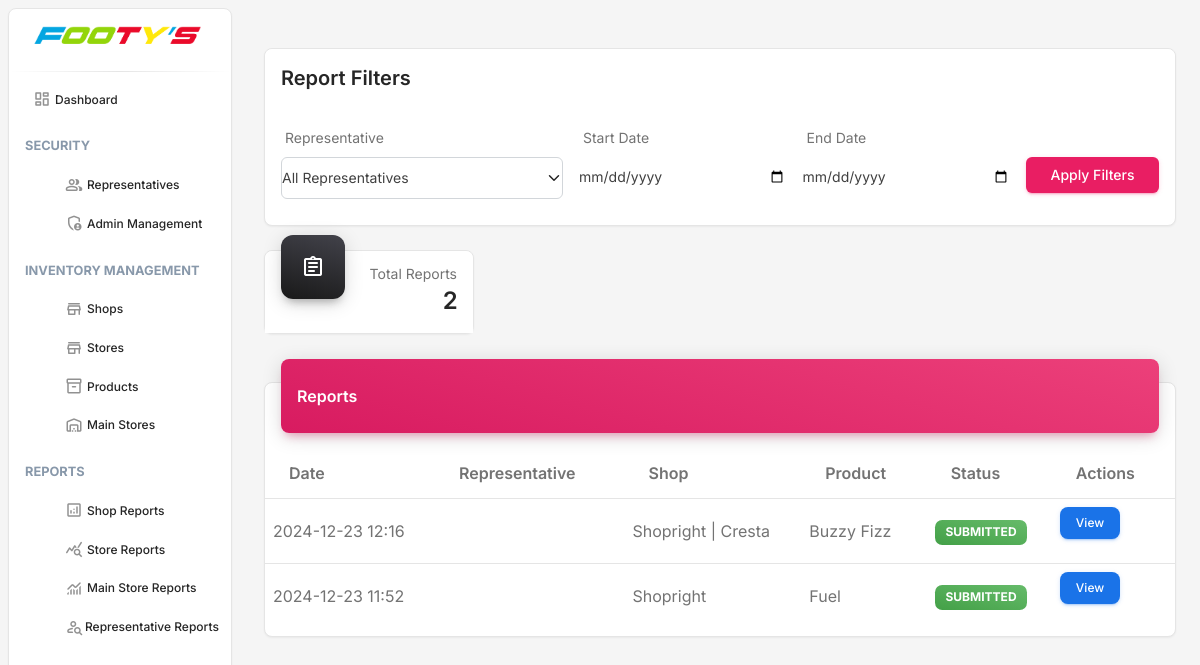
The page /track-n-trace/admin/reports/representatives/ (signed in) on the database as committed earlier.
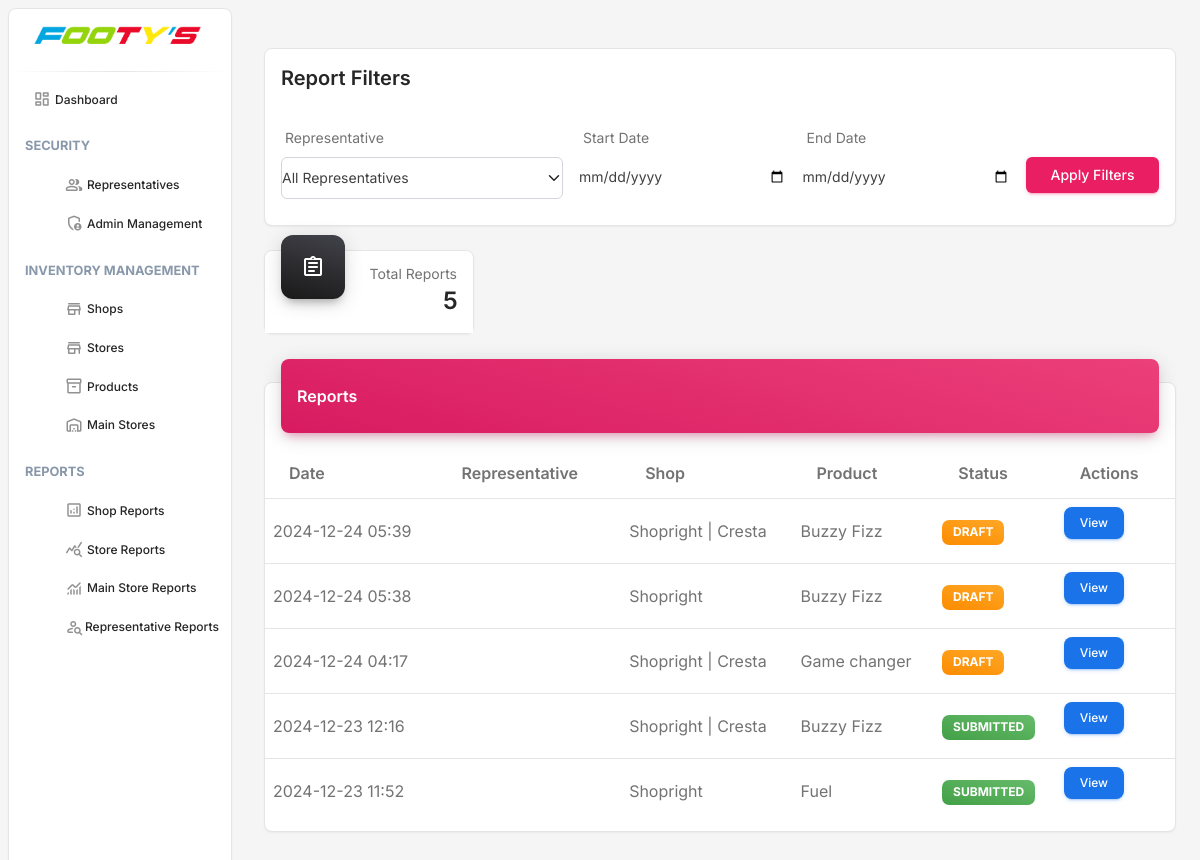
The same page on the database as committed later.
### reptrack_trace/models.py (models this page shows, shortened)
class Report(models.Model):
    STATUS_CHOICES = [
        ('draft', 'Draft'),
        ('submitted', 'Submitted')
    ]
    id = models.UUIDField(primary_key=True, default=uuid.uuid4, editable=False)
    representative = models.ForeignKey(User, on_delete=models.CASCADE)
    shop = models.ForeignKey(Shop, on_delete=models.CASCADE)
    product = models.ForeignKey(Product, on_delete=models.CASCADE)
    shop_current_quantity = models.IntegerField()
    needs_topup = models.BooleanField()
    desired_quantity = models.IntegerField(null=True, blank=True)
    topup_quantity = models.IntegerField(null=True, blank=True)
    shop_photo = models.ImageField(upload_to='shop_photos/')
    shop_comments = models.TextField(blank=True)
    shop_store_manager_confirmed = models.BooleanField(default=False)
    shop_store_current_quantity = models.IntegerField(null=True, blank=True)
    shop_store_has_sufficient_stock = models.BooleanField(null=True)
    quantity_taken_from_shop_store = models.IntegerField(null=True, blank=True)
    remaining_shop_store_quantity = models.IntegerField(null=True, blank=True)
    shop_store_photo = models.ImageField(upload_to='shop_store_photos/', null=True, blank=True)
    shop_store_comments = models.TextField(blank=True)
    store = models.ForeignKey(Store, on_delete=models.CASCADE, null=True, blank=True)
    store_current_quantity = models.IntegerField(null=True, blank=True)
    quantity_taken_from_store = models.IntegerField(null=True, blank=True)
    remaining_store_quantity = models.IntegerField(null=True, blank=True)
    store_photo = models.ImageField(upload_to='store_photos/', null=True, blank=True)
    store_comments = models.TextField(blank=True)
    main_store = models.ForeignKey(MainStore, on_delete=models.CASCADE, null=True, blank=True)
    main_store_quantity = models.IntegerField(null=True, blank=True)
    quantity_taken_from_main_store = models.IntegerField(null=True, blank=True)
    remaining_main_store_quantity = models.IntegerField(null=True, blank=True)
    main_store_photo = models.ImageField(upload_to='main_store_photos/', null=True, blank=True)
    main_store_comments = models.TextField(blank=True)
    quantity_taken_from_main = models.IntegerField(null=True, blank=True)
    final_shop_quantity = models.IntegerField(null=True, blank=True)
    final_store_quantity = models.IntegerField(null=True, blank=True)
    status = models.CharField(max_length=20, choices=STATUS_CHOICES, default='draft')
    created_at = models.DateTimeField(auto_now_add=True)
    updated_at = models.DateTimeField(auto_now=True)
    submitted_at = models.DateTimeField(null=True, blank=True)
    class Meta:
        ordering = ['-created_at']

class Shop(models.Model):
    name = models.CharField(max_length=255,null=True, blank=True)
    address = models.TextField(null=True, blank=True)
    manager_name = models.CharField(max_length=255,null=True, blank=True)
    manager_phone = models.CharField(max_length=20,null=True, blank=True)
    manager_email = models.EmailField()
    store_manager_name = models.CharField(max_length=255,null=True, blank=True)
    store_manager_phone = models.CharField(max_length=20,null=True, blank=True)
    store_manager_email = models.EmailField(null=True, blank=True)
    created_at = models.DateTimeField(auto_now_add=True)
    updated_at = models.DateTimeField(auto_now=True)

class Product(models.Model):
    name = models.CharField(max_length=255, unique=True)
    description = models.TextField(blank=True)
    created_at = models.DateTimeField(auto_now_add=True)
    updated_at = models.DateTimeField(auto_now=True)

### reptrack_trace/views.py (the view)
# urls.py: path('admin/reports/representatives/', views.RepresentativeReportsView.as_view(), name='rep-reports'),
class RepresentativeReportsView(LoginRequiredMixin, UserPassesTestMixin, TemplateView):
    template_name = 'admin/representative_reports.html'
    def test_func(self):
        return self.request.user.role == User.ADMIN
    def get_context_data(self, **kwargs):
        context = super().get_context_data(**kwargs)
        rep_id = self.request.GET.get('representative')
        start_date = self.request.GET.get('start_date')
        end_date = self.request.GET.get('end_date')
        reports = Report.objects.all()
        if rep_id:
            reports = reports.filter(representative_id=rep_id)
        if start_date and end_date:
            reports = reports.filter(
                created_at__range=[start_date, end_date]
            )
        context.update({
            'representatives': User.objects.filter(role=User.REPRESENTATIVE),
            'reports': reports,
            'stats': {
                'total_reports': reports.count(),
                'submitted_reports': reports.filter(status='submitted').count(),
                'draft_reports': reports.filter(status='draft').count(),
                'shops_visited': reports.values('shop').distinct().count(),
                'stores_visited': reports.values('store').distinct().count(),
            }
        })
        return context

### core/templates/admin/representative_reports.html (shortened to what this page needs)
{% extends 'admin/base_admin.html' %}
{% block content %}
<div class="container-fluid py-4">
    <div class="row mb-4">
        <div class="col-12">
            <div class="card">
                <div class="card-header p-3">
                    <h5 class="mb-0">Report Filters</h5>
                </div>
                <div class="card-body">
                    <form method="get" class="row g-3">
                        <div class="col-md-4">
                            <label class="form-label">Representative</label>
                            <select name="representative" class="form-select">
                                <option value="">All Representatives</option>
                            </select>
                        </div>
                        <div class="col-md-3">
                            <label class="form-label">Start Date</label>
                            <input type="date" name="start_date" class="form-control" value="{{ request.GET.start_date }}">
                        </div>
                        <div class="col-md-3">
                            <label class="form-label">End Date</label>
                            <input type="date" name="end_date" class="form-control" value="{{ request.GET.end_date }}">
                        </div>
                        <div class="col-md-2">
                            <label class="form-label">&nbsp;</label>
                            <button type="submit" class="btn btn-primary d-block w-100">Apply Filters</button>
                        </div>
                    </form>
                </div>
            </div>
        </div>
    </div>
    <div class="row mb-4">
        <div class="col-xl-3 col-sm-6 mb-xl-0 mb-4">
            <div class="card">
                <div class="card-header p-3 pt-2">
                    <div class="icon icon-lg icon-shape bg-gradient-dark shadow-dark text-center border-radius-xl mt-n4 position-absolute">
                        <i class="material-symbols-rounded opacity-10">assignment</i>
                    </div>
                    <div class="text-end pt-1">
                        <p class="text-sm mb-0 text-capitalize">Total Reports</p>
                        <h4 class="mb-0">{{ stats.total_reports }}</h4>
                    </div>
                </div>
            </div>
        </div>
    </div>
    <div class="row">
        <div class="col-12">
            <div class="card my-4">
                <div class="card-header p-0 position-relative mt-n4 mx-3 z-index-2">
                    <div class="bg-gradient-primary shadow-primary border-radius-lg pt-4 pb-3">
                        <h6 class="text-white text-capitalize ps-3">Reports</h6>
                    </div>
                </div>
                <div class="card-body px-0 pb-2">
                    <div class="table-responsive p-0">
                        <table class="table align-items-center mb-0">
                            <thead>
                                <tr>
                                    <th>Date</th>
                                    <th>Representative</th>
                                    <th>Shop</th>
                                    <th>Product</th>
                                    <th>Status</th>
                                    <th>Actions</th>
                                </tr>
                            </thead>
                            <tbody>
                                {% for report in reports %}
                                <tr>
                                    <td>{{ report.created_at|date:"Y-m-d H:i" }}</td>
                                    <td>{{ report.representative.get_full_name }}</td>
                                    <td>{{ report.shop.name }}</td>
                                    <td>{{ report.product.name }}</td>
                                    <td>
                                        <span class="badge badge-sm bg-gradient-{% if report.status == 'submitted' %}success{% else %}warning{% endif %}">
                                            {{ report.get_status_display }}
                                        </span>
                                    </td>
                                    <td>
                                        <a href="{% url 'reptrack_trace:report-detail' report.pk %}"
                                           class="btn btn-info btn-sm">View</a>
                                    </td>
                                </tr>
                                {% endfor %}
                            </tbody>
                        </table>
                    </div>
                </div>
            </div>
        </div>
    </div>
</div>
{% endblock %}

Rows that differ between the two databases and show on the page:
added Report: created_at "2024-12-24 05:39", shop.name "Shopright | Cresta", product.name "Buzzy Fizz", status "DRAFT"
added Report: created_at "2024-12-24 05:38", shop.name "Shopright", product.name "Buzzy Fizz", status "DRAFT"
added Report: created_at "2024-12-24 04:17", shop.name "Shopright | Cresta", product.name "Game changer", status "DRAFT"
Other text that changed with them:
{{ stats.total_reports }}: "2" → "5"
